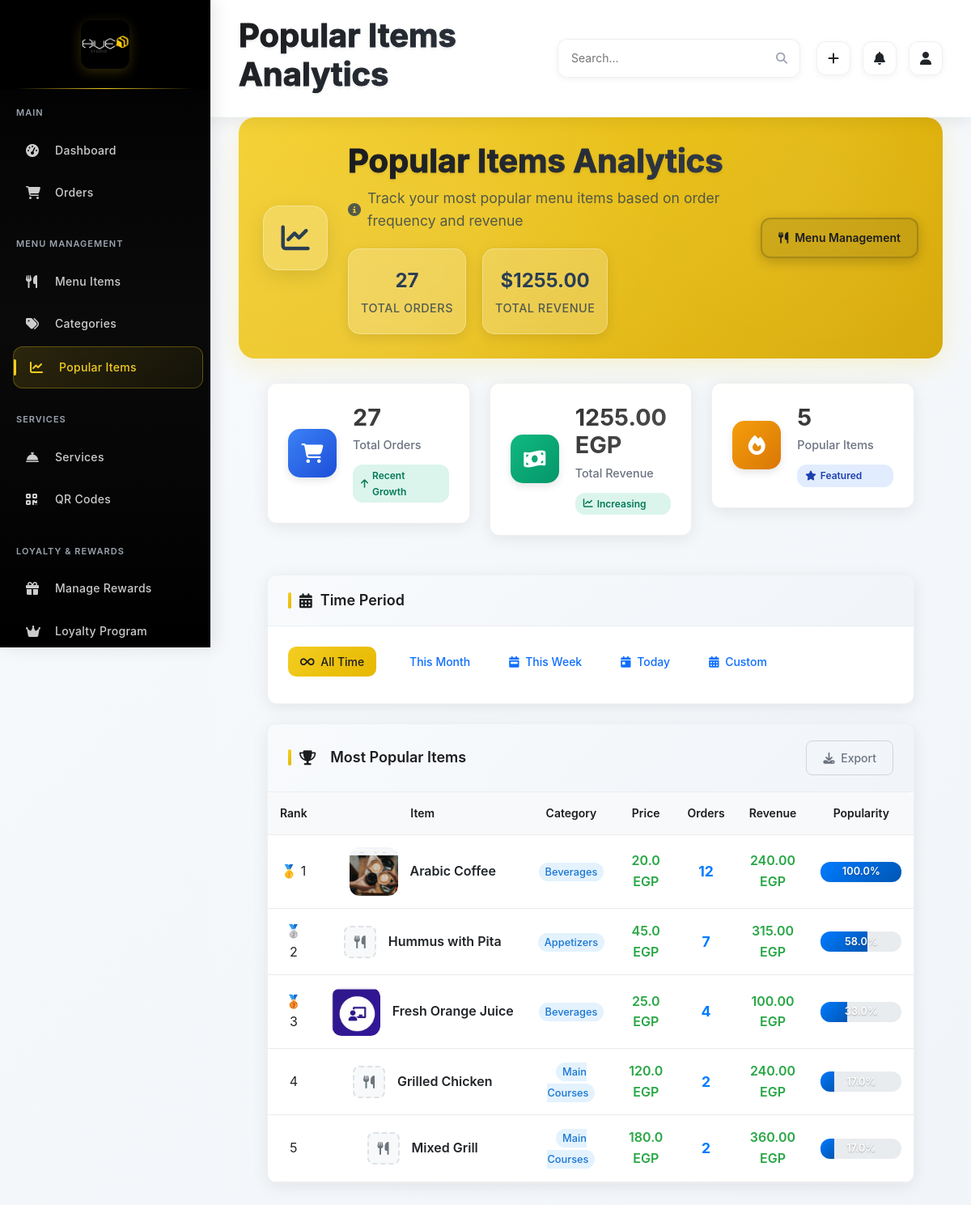
Page /admin/analytics/popular-items (signed in) on the committed database.
### app/models.py (models this page shows, shortened)
class MenuItem(db.Model):
    __tablename__ = 'menu_items'
    item_id = db.Column(db.Integer, primary_key=True)
    name = db.Column(db.String(100), nullable=False)
    description = db.Column(db.Text, nullable=True)
    price = db.Column(Numeric(10, 2), nullable=False)  # EGP
    category_id = db.Column(db.Integer, db.ForeignKey('categories.category_id'), nullable=False)
    image_url = db.Column(db.String(255), nullable=True)
    stock = db.Column(db.Integer, nullable=False, default=0)
    status = db.Column(db.Enum('available', 'out_of_stock', 'discontinued', name='item_status'),
                      nullable=False, default='available')
    ingredients = db.Column(db.Text, nullable=True)
    calories = db.Column(db.Integer, nullable=True)
    preparation_time = db.Column(db.Integer, nullable=True)  # in minutes
    allergens = db.Column(db.String(255), nullable=True)
    serving_size = db.Column(db.String(50), nullable=True)
    dietary_info = db.Column(db.String(255), nullable=True)  # vegetarian, vegan, gluten-free, etc.
    created_at = db.Column(db.DateTime, default=datetime.utcnow)
    updated_at = db.Column(db.DateTime, default=datetime.utcnow, onupdate=datetime.utcnow)
    order_items = db.relationship('OrderItem', backref='menu_item', lazy='dynamic', foreign_keys='OrderItem.item_id')
    images = db.relationship('MenuItemImage', backref='menu_item', lazy='dynamic')
    feedback = db.relationship('Feedback', backref='menu_item', lazy='dynamic')
    reward_items = db.relationship('RewardItem', backref='menu_item', lazy='dynamic')
    @classmethod
    def get_popular_items_with_counts(cls, limit=10, start_date=None, end_date=None):
        from sqlalchemy import func
        query = db.session.query(
            cls,
            func.sum(OrderItem.quantity).label('total_ordered')
        ).join(OrderItem).join(Order, OrderItem.order_id == Order.order_id)
        query = query.filter(cls.status == 'available')
        if start_date:
            query = query.filter(Order.order_time >= start_date)
        if end_date:
            query = query.filter(Order.order_time <= end_date)
        return query.group_by(cls.item_id).order_by(
            func.sum(OrderItem.quantity).desc()
        ).limit(limit).all()

class Category(db.Model):
    __tablename__ = 'categories'
    category_id = db.Column(db.Integer, primary_key=True)
    name = db.Column(db.String(100), nullable=False)
    description = db.Column(db.Text, nullable=True)
    display_order = db.Column(db.Integer, nullable=False, default=0)
    is_active = db.Column(db.Boolean, default=True)
    created_at = db.Column(db.DateTime, default=datetime.utcnow)
    menu_items = db.relationship('MenuItem', backref='category', lazy='dynamic')

### app/modules/admin/routes.py (the view, shortened to what this page needs)
@bp.route('/analytics/popular-items')
@login_required
def popular_items_analytics():
    if not current_user.is_admin():
        return redirect(url_for('main.index'))
    period = request.args.get('period', 'all')
    end_date = datetime.now()
    start_date = None
    if period == 'today':
        start_date = end_date.replace(hour=0, minute=0, second=0, microsecond=0)
    elif period == 'week':
        start_date = end_date - timedelta(days=7)
    elif period == 'month':
        start_date = end_date.replace(day=1)
    if start_date and period != 'all':
        popular_items_data = MenuItem.get_popular_items_with_counts(limit=15, start_date=start_date, end_date=end_date)
    else:
        popular_items_data = MenuItem.get_popular_items_with_counts(limit=15)
    analytics_data = []
    for item, count in popular_items_data:
        analytics_data.append({
            'name': item.name,
            'category': item.category.name,
            'price': float(item.price),
            'total_ordered': int(count),
            'revenue': float(item.price) * int(count),
            'image_url': item.image_url
        })
    if not analytics_data:
        flash('No data available for the selected time period.', 'info')
    total_orders = sum(item['total_ordered'] for item in analytics_data) if analytics_data else 0
    total_revenue = sum(item['revenue'] for item in analytics_data) if analytics_data else 0
    return render_template('popular_items_analytics.html',
                         analytics_data=analytics_data,
                         total_orders=total_orders,
                         total_revenue=total_revenue)

### app/modules/admin/templates/popular_items_analytics.html (shortened to what this page needs)
{% extends "base.html" %}
{% block page_title %}Popular Items Analytics{% endblock %}
{% block content %}
<div class="page-header">
    <div class="header-background">
        <div class="header-pattern"></div>
        <div class="header-gradient"></div>
    </div>
    <div class="header-content">
        <div class="header-icon-container">
            <div class="header-icon">
                <i class="fas fa-chart-line"></i>
            </div>
        </div>
        <div class="header-text">
            <h1 class="page-title">Popular Items Analytics</h1>
            <p class="page-description">
                <i class="fas fa-info-circle"></i>
                Track your most popular menu items based on order frequency and revenue
            </p>
            <div class="header-stats">
                <div class="stat-item">
                    <span class="stat-number">{{ total_orders }}</span>
                    <span class="stat-label">Total Orders</span>
                </div>
                <div class="stat-item">
                    <span class="stat-number">${{ "%.2f"|format(total_revenue) }}</span>
                    <span class="stat-label">Total Revenue</span>
                </div>
            </div>
        </div>
        <div class="header-actions">
            <a href="{{ url_for('admin.menu_management') }}" class="header-btn header-btn-secondary">
                <i class="fas fa-utensils"></i>
                <span>Menu Management</span>
            </a>
        </div>
    </div>
</div>
<div class="admin-content">
    <div class="row mb-4">
        <div class="col-md-4 mb-4">
            <div class="admin-card stats-card">
                <div class="card-body">
                    <div class="d-flex align-items-center">
                        <div class="stats-icon bg-primary">
                            <i class="fas fa-shopping-cart"></i>
                        </div>
                        <div class="stats-content">
                            <div class="stats-number" data-counter="{{ total_orders }}">{{ total_orders }}</div>
                            <div class="stats-label">Total Orders</div>
                            <div class="stats-trend-badge trend-positive">
                                <i class="fas fa-arrow-up"></i> Recent Growth
                            </div>
                        </div>
                    </div>
                </div>
            </div>
        </div>
        <div class="col-md-4 mb-4">
            <div class="admin-card stats-card">
                <div class="card-body">
                    <div class="d-flex align-items-center">
                        <div class="stats-icon bg-success">
                            <i class="fas fa-money-bill-wave"></i>
                        </div>
                        <div class="stats-content">
                            <div class="stats-number" data-counter="{{ total_revenue }}">{{ "%.2f"|format(total_revenue) }} EGP</div>
                            <div class="stats-label">Total Revenue</div>
                            <div class="stats-trend-badge trend-positive">
                                <i class="fas fa-chart-line"></i> Increasing
                            </div>
                        </div>
                    </div>
                </div>
            </div>
        </div>
        <div class="col-md-4 mb-4">
            <div class="admin-card stats-card">
                <div class="card-body">
                    <div class="d-flex align-items-center">
                        <div class="stats-icon bg-warning">
                            <i class="fas fa-fire"></i>
                        </div>
                        <div class="stats-content">
                            <div class="stats-number" data-counter="{{ analytics_data|length }}">{{ analytics_data|length }}</div>
                            <div class="stats-label">Popular Items</div>
                            <div class="stats-trend-badge trend-neutral">
                                <i class="fas fa-star"></i> Featured
                            </div>
                        </div>
                    </div>
                </div>
            </div>
        </div>
    </div>
    <div class="admin-card mb-4">
        <div class="card-header">
            <h3 class="card-title">
                <i class="fas fa-calendar-alt"></i>
                Time Period
            </h3>
        </div>
        <div class="card-body">
            <div class="d-flex flex-wrap filter-buttons">
                <a href="{{ url_for('admin.popular_items_analytics', period='all') }}"
                   class="btn {% if request.args.get('period') == 'all' or not request.args.get('period') %}btn-primary{% else %}btn-outline-primary{% endif %} me-2 mb-2">
                    <i class="fas fa-infinity me-1"></i> All Time
                </a>
                <a href="{{ url_for('admin.popular_items_analytics', period='month') }}"
                   class="btn {% if request.args.get('period') == 'month' %}btn-primary{% else %}btn-outline-primary{% endif %} me-2 mb-2">
                     This Month
                </a>
                <a href="{{ url_for('admin.popular_items_analytics', period='week') }}"
                   class="btn {% if request.args.get('period') == 'week' %}btn-primary{% else %}btn-outline-primary{% endif %} me-2 mb-2">
                    <i class="fas fa-calendar-week me-1"></i> This Week
                </a>
                <a href="{{ url_for('admin.popular_items_analytics', period='today') }}"
                   class="btn {% if request.args.get('period') == 'today' %}btn-primary{% else %}btn-outline-primary{% endif %} me-2 mb-2">
                    <i class="fas fa-calendar-day me-1"></i> Today
                </a>
                <button type="button" class="btn btn-outline-primary me-2 mb-2" data-bs-toggle="modal" data-bs-target="#customDateModal">
                    <i class="fas fa-calendar-alt me-1"></i> Custom
                </button>
            </div>
        </div>
    </div>
    <div class="admin-card">
        <div class="card-header">
            <div class="d-flex justify-content-between align-items-center">
                <h3 class="card-title">
                    <i class="fas fa-trophy me-2"></i>
                    Most Popular Items
                </h3>
                <div class="header-actions">
                    <button class="btn btn-sm btn-outline-secondary" id="exportToCsv">
                        <i class="fas fa-download me-1"></i> Export
                    </button>
                </div>
            </div>
        </div>
        <div class="card-body p-0">
            <div class="table-responsive">
                <table class="admin-table table-hover">
                    <thead class="table-light">
                        <tr>
                            <th class="text-center">Rank</th>
                            <th class="text-center">Item</th>
                            <th class="text-center">Category</th>
                            <th class="text-center">Price</th>
                            <th class="text-center">Orders</th>
                            <th class="text-center">Revenue</th>
                            <th class="text-center">Popularity</th>
                        </tr>
                    </thead>
                    <tbody>
                        {% if analytics_data %}
                            {% for item in analytics_data %}
                            <tr>
                                <td>
                                    {% if loop.index <= 3 %}
                                        <span class="rank-badge rank-{{ loop.index }}">
                                            {% if loop.index == 1 %}🥇{% elif loop.index == 2 %}🥈{% else %}🥉{% endif %}
                                            {{ loop.index }}
                                        </span>
                                    {% else %}
                                        <span class="rank-number">{{ loop.index }}</span>
                                    {% endif %}
                                </td>
                            <td>
                                <div class="item-info">
                                    {% if item.image_url %}
                                    <div class="thumbnail-container">
                                        <img src="{{ url_for('main.uploaded_file', filename='menu_images/' + item.image_url) }}"
                                             alt="{{ item.name }}" class="item-thumbnail">
                                    </div>
                                    {% else %}
                                    <div class="no-image-placeholder-small">
                                        <i class="fas fa-utensils"></i>
                                    </div>
                                    {% endif %}
                                    <strong title="{{ item.name }}">{{ item.name }}</strong>
                                </div>
                            </td>
                            <td class="text-center">
                                <span class="category-badge">{{ item.category }}</span>
                            </td>
                            <td class="text-center">
                                <span class="price-text">{{ item.price }} EGP</span>
                            </td>
                            <td class="text-center">
                                <span class="order-count">{{ item.total_ordered }}</span>
                            </td>
                            <td class="text-center">
                                <span class="revenue-text">{{ "%.2f"|format(item.revenue) }} EGP</span>
                            </td>
                            <td class="text-center">
                                <div class="popularity-bar">
                                    {% set max_ordered = analytics_data[0].total_ordered if analytics_data|length > 0 else 1 %}
                                    {% set percentage = (item.total_ordered / max_ordered * 100)|round if max_ordered > 0 else 0 %}
                                    <div class="popularity-fill" style="width: {{ percentage }}%"></div>
                                    <span class="popularity-text">{{ percentage }}%</span>
                                </div>
                            </td>
                        </tr>
                            {% endfor %}
                        {% endif %}
                    </tbody>
                </table>
            </div>
        </div>
    </div>
</div>
{% endblock %}

### rows in the picture
MenuItem: image_url (picture), name "Arabic Coffee"
Category: category "Beverages" "Beverages"
MenuItem: name "Hummus with Pita"
Category: category "Appetizers"
MenuItem: image_url (picture), name "Fresh Orange Juice"
MenuItem: name "Grilled Chicken"
Category: category "Main Courses" "Main Courses"
MenuItem: name "Mixed Grill"

### other values in the picture
{{ total_orders }} "27"
{{ "%.2f"|format(total_revenue) }} "1255.00"
{{ analytics_data|length }} "5"
{{ item.price }} "20.0" "45.0" "25.0" "120.0" "180.0"
{{ item.total_ordered }} "12" "7" "4" "2" "2"
{{ "%.2f"|format(item.revenue) }} "240.00" "315.00" "100.00" "240.00" "360.00"
{{ percentage }} "100.0" "58.0" "33.0" "17.0" "17.0"
